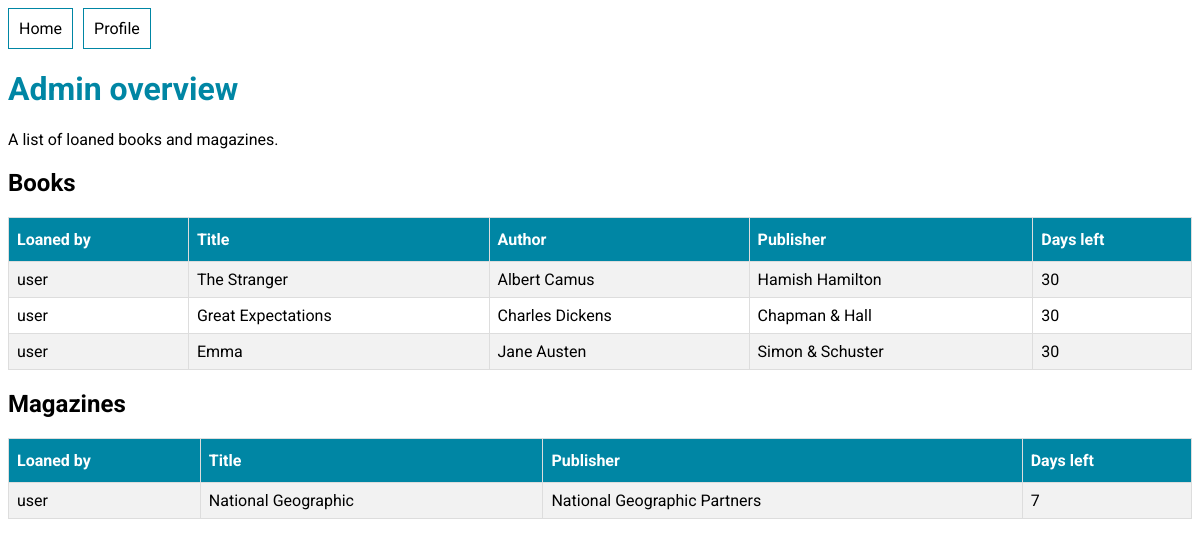
The page /user/admin/ (signed in) on the database as committed earlier.
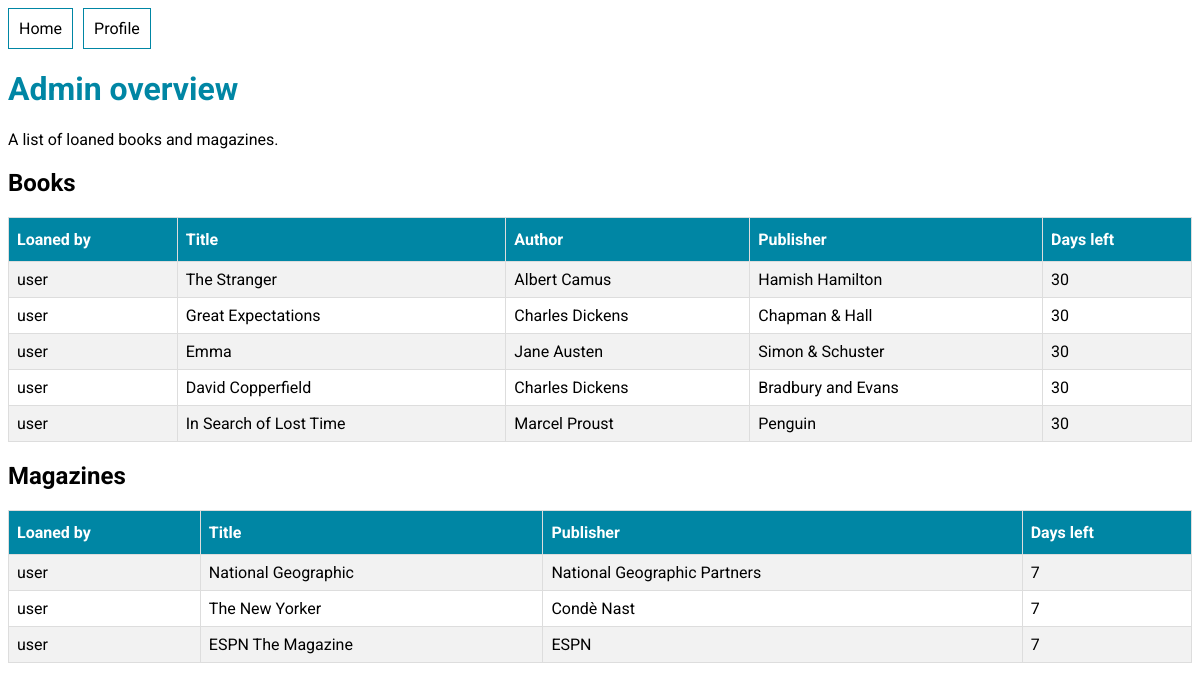
The same page on the database as committed later.
### library_app/models.py (models this page shows, shortened)
class BookLoan(models.Model):
    user = models.ForeignKey(User, on_delete=models.CASCADE)
    book = models.ForeignKey(Book, on_delete=models.CASCADE)
    loaned_timestamp = models.DateTimeField(auto_now_add=True)
    returned_timestamp = models.DateTimeField(null=True)
    def daysLeft(self):
        date_to_return = self.loaned_timestamp + \
        timedelta(days=loan_days_limit['book'])
        days_left = (date_to_return - self.loaned_timestamp).days
        return days_left

class Book(models.Model):
    title = models.CharField(max_length=200)
    author = models.CharField(max_length=200)
    publisher = models.CharField(max_length=200)
    is_available = models.BooleanField(default=True)

class MagazineLoan(models.Model):
    user = models.ForeignKey(User, on_delete=models.CASCADE)
    magazine = models.ForeignKey(Magazine, on_delete=models.CASCADE)
    loaned_timestamp = models.DateTimeField(auto_now_add=True)
    returned_timestamp = models.DateTimeField(null=True)
    def daysLeft(self):
        date_to_return = self.loaned_timestamp + \
        timedelta(days=loan_days_limit['magazine'])
        days_left = (date_to_return - self.loaned_timestamp).days
        return days_left

class Magazine(models.Model):
    title = models.CharField(max_length=200)
    publisher = models.CharField(max_length=200)
    is_available = models.BooleanField(default=True)

### user_app/views.py (the view)
# urls.py: path('admin/', admin.site.urls),
@login_required
def admin(request):
    context = {}
    user = request.user
    bookloans = BookLoan.objects.filter(returned_timestamp__isnull=True).order_by("loaned_timestamp")
    magazineloans = MagazineLoan.objects.filter(returned_timestamp__isnull=True).order_by("loaned_timestamp")
    context = {"bookloans": bookloans, "magazineloans": magazineloans}
    return render(request, "user_app/admin.html", context)

### templates/user_app/admin.html (shortened to what this page needs)
{% extends "base.html" %}
{% block content %}
<div>
  <h1>Admin overview</h1>
  <p>A list of loaned books and magazines.</p>
  <div>
    <h2>Books</h2>
    {% if bookloans.count %}
      <table>
        <tr>
          <th>Loaned by</th>
          <th>Title</th>
          <th>Author</th>
          <th>Publisher</th>
          <th>Days left</th>
        </tr>
        {% for bookloan in bookloans %}
        <tr>
          <td>{{bookloan.user.username}}</td>
          <td>{{bookloan.book.title}}</td>
          <td>{{bookloan.book.author}}</td>
          <td>{{bookloan.book.publisher}}</td>
          <td>{{bookloan.daysLeft}} </td>
        </tr>
        {% endfor %}
      </table>
    {% else %}
      <p>No books to return.</p>
    {% endif %}
    <h2>Magazines</h2>
    {% if magazineloans.count %}
      <table>
        <tr>
          <th>Loaned by</th>
          <th>Title</th>
          <th>Publisher</th>
          <th>Days left</th>
        </tr>
        {% for magazineloan in magazineloans %}
        <tr>
          <td>{{magazineloan.user.username}}</td>
          <td>{{magazineloan.magazine.title}}</td>
          <td>{{magazineloan.magazine.publisher}}</td>
          <td>{{magazineloan.daysLeft}} </td>
        </tr>
        {% endfor %}
      </table>
    {% else %}
      <p>No magazines to return.</p>
    {% endif %}
  </div>
</div>
{% endblock content %}

Rows that differ between the two databases and show on the page:
added BookLoan: user.username "user", book "David Copperfield", book.author "Charles Dickens", book.publisher "Bradbury and Evans", daysLeft "30"
added BookLoan: user.username "user", book "In Search of Lost Time", book.author "Marcel Proust", book.publisher "Penguin", daysLeft "30"
added MagazineLoan: user.username "user", magazine "The New Yorker", magazine.publisher "Condè Nast", daysLeft "7"
added MagazineLoan: user.username "user", magazine "ESPN The Magazine", magazine.publisher "ESPN", daysLeft "7"
